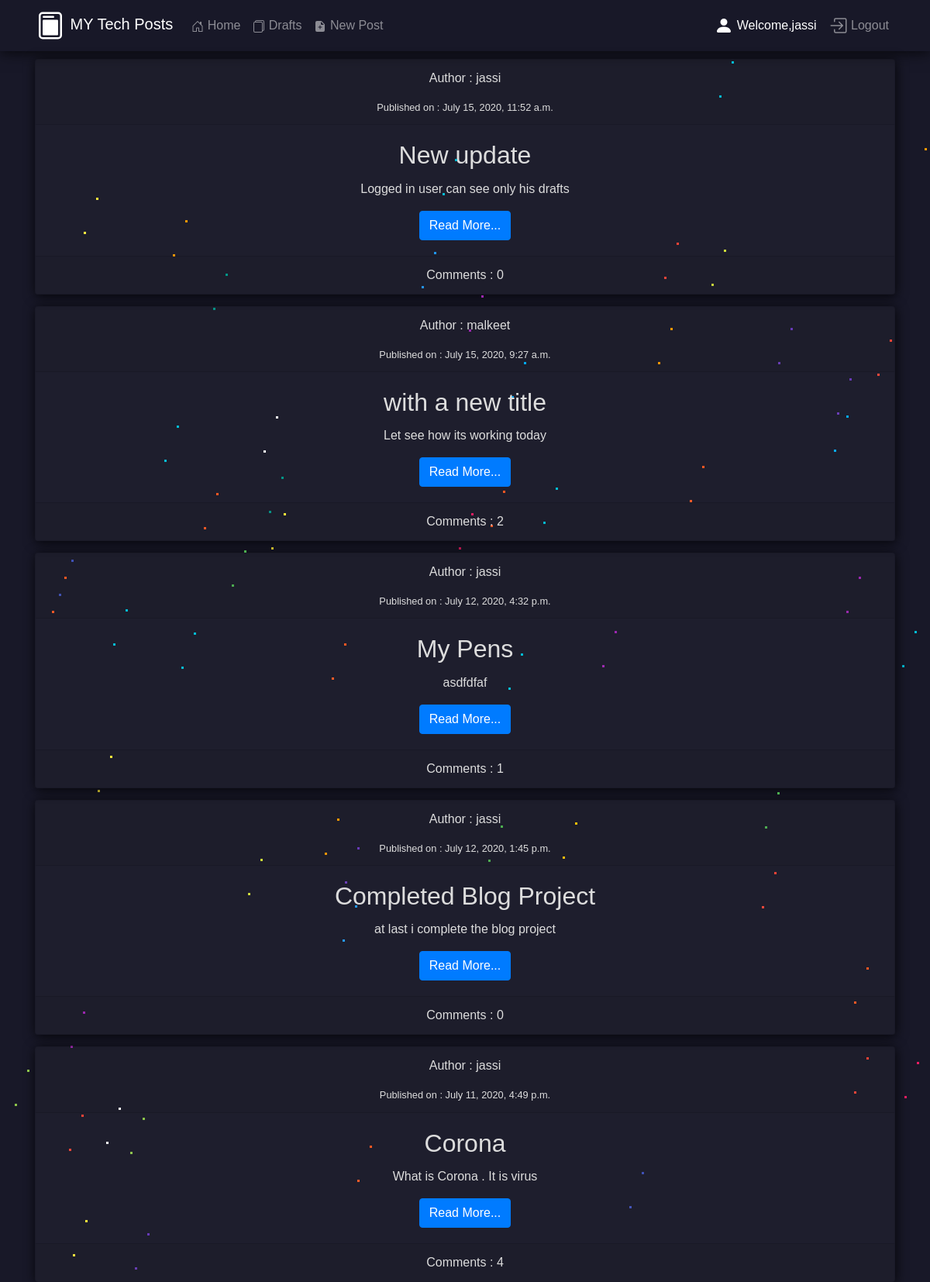
Page /blog/post_list/ (signed in) on the committed database.
### blog/models.py (models this page shows, shortened)
class Post(models.Model):
    author = models.ForeignKey('auth.user',on_delete=models.CASCADE)
    title = models.CharField(max_length=256)
    text = models.TextField()
    date_created = models.DateTimeField(auto_now_add=True)
    date_posted = models.DateTimeField(blank=True,null=True)
    def approved_comments(self):
        return self.comments.filter(approved_comment=True)

### blog/views.py (the view)
# urls.py: path('post_list/',views.PostListView.as_view(),name = 'postlist'),
class PostListView(ListView):
    model = Post
    def get_queryset(self):
        return Post.objects.filter(date_posted__lte = timezone.now()).order_by('-date_posted')

### blog/templates/blog/post_list.html (shortened to what this page needs)
{% extends 'blog/base.html' %}
{% block body_block %}
{% for post in post_list %}
    <div>
        <div class="post card mycard text-center">
        <div class="card-header">
        <p>Author : {{post.author}}</p>
        <small>Published on : {{post.date_posted}}</small></footer>
        </div>
        <div class="card-body">
            <h2 class="card-title">{{post.title}}</h2>
            <p class="card-text">{{post.text}}</p>
            <a href="{% url 'blog:postdetail' pk=post.pk %}" class="btn btn-primary">Read More...</a>
        </div>
        <div class="card-footer">Comments : {{post.approved_comments.count}}</div>
    </div>
{% endfor %}
{% endblock body_block %}

### blog/templates/blog/base.html (shortened to what this page needs)
<!DOCTYPE html>
<html lang="en">
{% load static %}
<head>
    <link rel="stylesheet" href="https://stackpath.bootstrapcdn.com/bootstrap/4.5.0/css/bootstrap.min.css"
>
    <link rel="stylesheet" href="{% static 'style.css' %}">
    <link rel="stylesheet" href="{% static 'imported.css' %}">
</head>
<body>
    <nav class="mynav navbar sticky-top navbar-expand-lg navbar-dark">
        <div class="container">
            <a class="navbar-brand" href="{% url 'blog:postlist' %}">
                MY Tech Posts
            </a>
            <div class="collapse navbar-collapse" id="navbarSupportedContent">
                <ul class="navbar-nav mr-auto">
                    <li class="nav-item">
                        <a class="nav-link" href="{% url 'home' %}">
                            Home
                        </a>
                    </li>
                    <li class="nav-item">
                        <a class="nav-link" href="{% url 'blog:drafts' %}">
                            Drafts
                        </a>
                    </li>
                    {% if user.is_authenticated %}
                    <li class="nav-item">
                        <a class="nav-link" href="{% url 'blog:postcreate' %}">
                            New Post
                        </a>
                    </li>
                    {% endif %}
                </ul>
                <ul class="navbar-nav  my-2 my-lg-0">
                    {% if user.is_authenticated %}
                    <li class="nav-item">
                        <a class="nav-link active disabled" href="/">
                            <svg width="1.5em" height="1.5em" viewBox="0 0 16 16" class="bi bi-person-fill"
                                fill="currentColor" xmlns="http://www.w3.org/2000/svg">
                                <path fill-rule="evenodd"
                                    d="M3 14s-1 0-1-1 1-4 6-4 6 3 6 4-1 1-1 1H3zm5-6a3 3 0 1 0 0-6 3 3 0 0 0 0 6z" />
                            </svg>
                            Welcome,{{user.username}}</a>
                    </li>
                    <li class="nav-item">
                        <a class="nav-link" href="{% url 'logout' %}">
                            Logout</a>
                    </li>
                    {% endif %}
                </ul>
            </div>
        </div>
        <div class="starsec"></div>
        <div class="starthird"></div>
        <div class="starfourth"></div>
    </nav>
    <div class="margin-body">
        <div>
            <div class="starsec"></div>
            <div class="starthird"></div>
            <div class="starfourth"></div>
        </div>
        <div class="container">
            {% block body_block %}{% endblock body_block %}
        </div>
</body>
</html>

### blog/static/style.css (style rules this page uses)
body { color: #ddd; }
.mynav { margin-bottom: 10px ; background-image:url("https://1.bp.blogspot.com/-Fo3iRt97ZXY/XvSG4EMwi0I/AAAAAAAAVEo/mrApRTcVVRk1m-fX9K-ffNwRUXlHUocdwCLcBGAsYHQ/s1600/h.jpg");; box-shadow: 0px 1px 18px rgba(0, 0, 0, 0.795); }
html { height: 100%; }
body { margin:0; padding:0; font-family: sans-serif; }
.mycard { box-shadow: 1px 2px 15px rgba(0, 0, 0, 0.795); background-color: rgba(255, 255, 255, 0.027); margin-bottom: 15px; }

### rows in the picture
Post: author "jassi", date_posted "July 15, 2020, 11:52 a.m.", title "New update", text "Logged in user can see only his drafts", approved_comments.count "0"
Post: author "malkeet", date_posted "July 15, 2020, 9:27 a.m.", title "with a new title", text "Let see how its working today", approved_comments.count "2"
Post: author "jassi", date_posted "July 12, 2020, 4:32 p.m.", title "My Pens", text "asdfdfaf", approved_comments.count "1"
Post: author "jassi", date_posted "July 12, 2020, 1:45 p.m.", title "Completed Blog Project", text "at last i complete the blog project", approved_comments.count "0"
Post: author "jassi", date_posted "July 11, 2020, 4:49 p.m.", title "Corona", text "What is Corona . It is virus", approved_comments.count "4"

### other values in the picture
{{ user.username }} "jassi"
